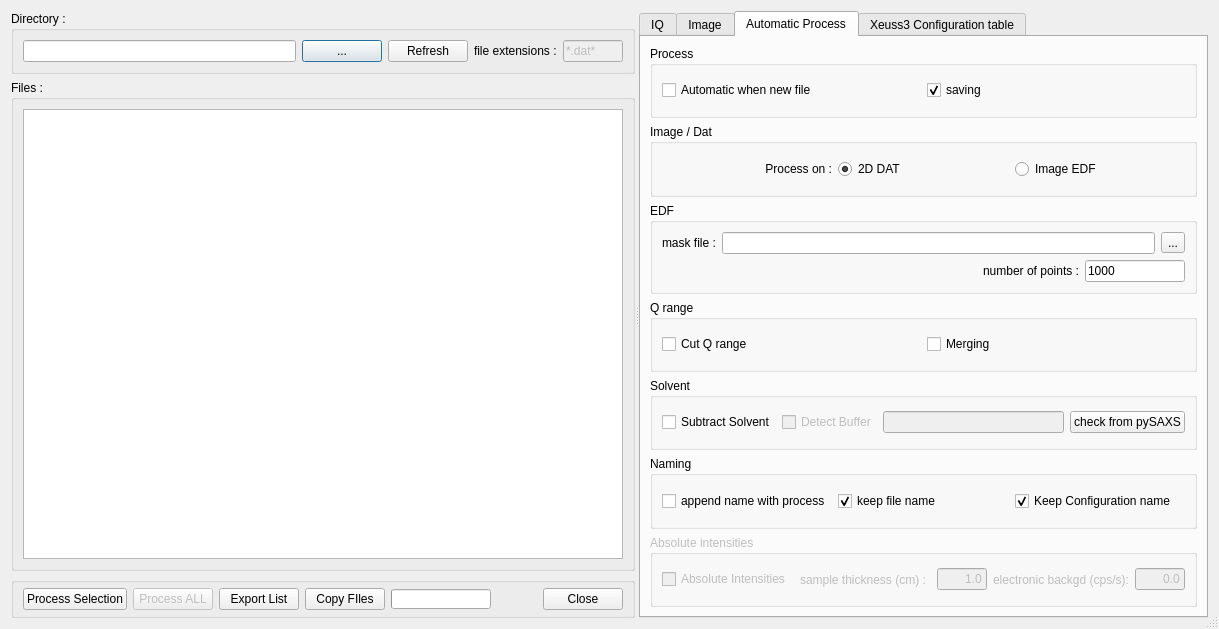
<?xml version="1.0" encoding="UTF-8"?>
<ui version="4.0">
 <class>surveyorDialog</class>
 <widget class="QDialog" name="surveyorDialog">
  <property name="geometry">
   <rect>
    <x>0</x>
    <y>0</y>
    <width>1219</width>
    <height>629</height>
   </rect>
  </property>
  <property name="windowTitle">
   <string>dlgSurveyor</string>
  </property>
  <property name="sizeGripEnabled">
   <bool>true</bool>
  </property>
  <layout class="QVBoxLayout" name="verticalLayout_2">
   <item>
    <widget class="QSplitter" name="splitter">
     <property name="orientation">
      <enum>Qt::Horizontal</enum>
     </property>
     <property name="opaqueResize">
      <bool>true</bool>
     </property>
     <property name="childrenCollapsible">
      <bool>false</bool>
     </property>
     <widget class="QWidget" name="layoutWidget_3">
      <layout class="QVBoxLayout" name="verticalLayout_15">
       <item>
        <widget class="QGroupBox" name="groupBox_16">
         <property name="minimumSize">
          <size>
           <width>0</width>
           <height>50</height>
          </size>
         </property>
         <property name="maximumSize">
          <size>
           <width>16777215</width>
           <height>70</height>
          </size>
         </property>
         <property name="title">
          <string>Directory :</string>
         </property>
         <layout class="QHBoxLayout" name="horizontalLayout_12">
          <item>
           <widget class="QLineEdit" name="DirTxt">
            <property name="minimumSize">
             <size>
              <width>0</width>
              <height>20</height>
             </size>
            </property>
           </widget>
          </item>
          <item>
           <widget class="QPushButton" name="changeDirButton">
            <property name="minimumSize">
             <size>
              <width>0</width>
              <height>20</height>
             </size>
            </property>
            <property name="text">
             <string>...</string>
            </property>
           </widget>
          </item>
          <item>
           <widget class="QPushButton" name="btnExtUpdate">
            <property name="minimumSize">
             <size>
              <width>30</width>
              <height>20</height>
             </size>
            </property>
            <property name="text">
             <string>Refresh</string>
            </property>
            <property name="flat">
             <bool>false</bool>
            </property>
           </widget>
          </item>
          <item>
           <widget class="QLabel" name="labelFileExtensions_3">
            <property name="text">
             <string>file extensions :</string>
            </property>
           </widget>
          </item>
          <item>
           <widget class="QLineEdit" name="extensionTxt">
            <property name="enabled">
             <bool>false</bool>
            </property>
            <property name="maximumSize">
             <size>
              <width>60</width>
              <height>16777215</height>
             </size>
            </property>
            <property name="text">
             <string>*.dat*</string>
            </property>
            <property name="readOnly">
             <bool>true</bool>
            </property>
           </widget>
          </item>
         </layout>
        </widget>
       </item>
       <item>
        <widget class="QGroupBox" name="groupBox_17">
         <property name="title">
          <string>Files :</string>
         </property>
         <layout class="QGridLayout" name="gridLayout_3">
          <item row="0" column="0">
           <widget class="QTableWidget" name="tableWidget">
            <property name="minimumSize">
             <size>
              <width>600</width>
              <height>0</height>
             </size>
            </property>
            <property name="maximumSize">
             <size>
              <width>16777215</width>
              <height>16777215</height>
             </size>
            </property>
            <property name="alternatingRowColors">
             <bool>true</bool>
            </property>
            <property name="showGrid">
             <bool>false</bool>
            </property>
            <property name="sortingEnabled">
             <bool>true</bool>
            </property>
            <property name="columnCount">
             <number>0</number>
            </property>
            <attribute name="verticalHeaderVisible">
             <bool>false</bool>
            </attribute>
           </widget>
          </item>
         </layout>
        </widget>
       </item>
       <item>
        <widget class="QGroupBox" name="groupBox">
         <property name="minimumSize">
          <size>
           <width>0</width>
           <height>30</height>
          </size>
         </property>
         <property name="maximumSize">
          <size>
           <width>16777215</width>
           <height>50</height>
          </size>
         </property>
         <property name="title">
          <string/>
         </property>
         <layout class="QHBoxLayout" name="horizontalLayout_6">
          <property name="topMargin">
           <number>5</number>
          </property>
          <property name="bottomMargin">
           <number>5</number>
          </property>
          <item>
           <widget class="QPushButton" name="btnProcessSelection">
            <property name="text">
             <string>Process Selection</string>
            </property>
           </widget>
          </item>
          <item>
           <widget class="QPushButton" name="btnProcessALL">
            <property name="enabled">
             <bool>false</bool>
            </property>
            <property name="text">
             <string>Process ALL</string>
            </property>
           </widget>
          </item>
          <item>
           <widget class="QPushButton" name="btnExportList">
            <property name="text">
             <string>Export List</string>
            </property>
           </widget>
          </item>
          <item>
           <widget class="QPushButton" name="btnCopyFiles">
            <property name="text">
             <string>Copy FIles</string>
            </property>
           </widget>
          </item>
          <item>
           <widget class="QProgressBar" name="progressBar">
            <property name="maximumSize">
             <size>
              <width>100</width>
              <height>20</height>
             </size>
            </property>
            <property name="autoFillBackground">
             <bool>false</bool>
            </property>
            <property name="value">
             <number>0</number>
            </property>
            <property name="textVisible">
             <bool>false</bool>
            </property>
            <property name="orientation">
             <enum>Qt::Horizontal</enum>
            </property>
           </widget>
          </item>
          <item>
           <widget class="QDialogButtonBox" name="buttonClose">
            <property name="standardButtons">
             <set>QDialogButtonBox::Close</set>
            </property>
           </widget>
          </item>
         </layout>
        </widget>
       </item>
       <item>
        <layout class="QHBoxLayout" name="horizontalLayout_22"/>
       </item>
      </layout>
     </widget>
     <widget class="QTabWidget" name="tabWidget">
      <property name="currentIndex">
       <number>2</number>
      </property>
      <widget class="QWidget" name="tab_14">
       <attribute name="title">
        <string>IQ</string>
       </attribute>
       <layout class="QVBoxLayout" name="verticalLayout_3">
        <item>
         <layout class="QVBoxLayout" name="verticalLayoutIQ">
          <item>
           <widget class="MatplotlibWidget" name="matplotlibwidget" native="true">
            <property name="minimumSize">
             <size>
              <width>300</width>
              <height>0</height>
             </size>
            </property>
           </widget>
          </item>
         </layout>
        </item>
       </layout>
      </widget>
      <widget class="QWidget" name="tab_15">
       <attribute name="title">
        <string>Image</string>
       </attribute>
       <layout class="QVBoxLayout" name="verticalLayout">
        <property name="spacing">
         <number>1</number>
        </property>
        <property name="topMargin">
         <number>0</number>
        </property>
        <property name="bottomMargin">
         <number>0</number>
        </property>
        <item>
         <layout class="QVBoxLayout" name="verticalLayoutEDF">
          <item>
           <widget class="MatplotlibWidget" name="matplotlibwidgetEDF" native="true">
            <property name="minimumSize">
             <size>
              <width>300</width>
              <height>0</height>
             </size>
            </property>
           </widget>
          </item>
         </layout>
        </item>
        <item>
         <widget class="QLabel" name="lblEDFFile">
          <property name="maximumSize">
           <size>
            <width>16777215</width>
            <height>20</height>
           </size>
          </property>
          <property name="text">
           <string>filename</string>
          </property>
          <property name="textFormat">
           <enum>Qt::AutoText</enum>
          </property>
          <property name="alignment">
           <set>Qt::AlignCenter</set>
          </property>
         </widget>
        </item>
        <item>
         <widget class="QGroupBox" name="groupBox_5">
          <property name="maximumSize">
           <size>
            <width>16777215</width>
            <height>60</height>
           </size>
          </property>
          <property name="title">
           <string>Z Values</string>
          </property>
          <property name="flat">
           <bool>true</bool>
          </property>
          <layout class="QHBoxLayout" name="horizontalLayout_4">
           <property name="topMargin">
            <number>0</number>
           </property>
           <property name="bottomMargin">
            <number>0</number>
           </property>
           <item>
            <widget class="QLabel" name="Minvalue">
             <property name="text">
              <string>Min Value :</string>
             </property>
             <property name="alignment">
              <set>Qt::AlignRight|Qt::AlignTrailing|Qt::AlignVCenter</set>
             </property>
            </widget>
           </item>
           <item>
            <widget class="QLineEdit" name="edtZmin">
             <property name="maximumSize">
              <size>
               <width>75</width>
               <height>16777215</height>
              </size>
             </property>
             <property name="text">
              <string>0</string>
             </property>
            </widget>
           </item>
           <item>
            <widget class="QLabel" name="label_2">
             <property name="text">
              <string>Max Value :</string>
             </property>
             <property name="alignment">
              <set>Qt::AlignRight|Qt::AlignTrailing|Qt::AlignVCenter</set>
             </property>
            </widget>
           </item>
           <item>
            <widget class="QLineEdit" name="edtZmax">
             <property name="minimumSize">
              <size>
               <width>0</width>
               <height>0</height>
              </size>
             </property>
             <property name="maximumSize">
              <size>
               <width>75</width>
               <height>16777215</height>
              </size>
             </property>
             <property name="text">
              <string>10000</string>
             </property>
            </widget>
           </item>
           <item>
            <widget class="QRadioButton" name="radioButton_lin">
             <property name="text">
              <string>lin</string>
             </property>
             <property name="checked">
              <bool>true</bool>
             </property>
            </widget>
           </item>
           <item>
            <widget class="QRadioButton" name="radioButton_log">
             <property name="text">
              <string>log</string>
             </property>
            </widget>
           </item>
           <item>
            <widget class="QPushButton" name="btnZApply">
             <property name="text">
              <string>Apply</string>
             </property>
            </widget>
           </item>
           <item>
            <widget class="QPushButton" name="btnReset">
             <property name="text">
              <string>Reset</string>
             </property>
            </widget>
           </item>
          </layout>
         </widget>
        </item>
        <item>
         <widget class="QGroupBox" name="groupBox_4">
          <property name="maximumSize">
           <size>
            <width>16777215</width>
            <height>50</height>
           </size>
          </property>
          <property name="title">
           <string>Circles</string>
          </property>
          <property name="flat">
           <bool>true</bool>
          </property>
          <layout class="QHBoxLayout" name="horizontalLayout_3">
           <item>
            <widget class="QCheckBox" name="chkDisplayCircles">
             <property name="text">
              <string>Display Circles</string>
             </property>
            </widget>
           </item>
           <item>
            <widget class="QLineEdit" name="edit_Q">
             <property name="minimumSize">
              <size>
               <width>50</width>
               <height>0</height>
              </size>
             </property>
             <property name="maximumSize">
              <size>
               <width>75</width>
               <height>16777215</height>
              </size>
             </property>
             <property name="text">
              <string>0.1</string>
             </property>
             <property name="alignment">
              <set>Qt::AlignRight|Qt::AlignTrailing|Qt::AlignVCenter</set>
             </property>
            </widget>
           </item>
           <item>
            <widget class="QLabel" name="label_6">
             <property name="minimumSize">
              <size>
               <width>50</width>
               <height>0</height>
              </size>
             </property>
             <property name="maximumSize">
              <size>
               <width>100</width>
               <height>16777215</height>
              </size>
             </property>
             <property name="text">
              <string>Q (A-1)</string>
             </property>
             <property name="alignment">
              <set>Qt::AlignLeading|Qt::AlignLeft|Qt::AlignVCenter</set>
             </property>
             <property name="wordWrap">
              <bool>true</bool>
             </property>
            </widget>
           </item>
           <item>
            <widget class="QCheckBox" name="chkDisplayQmin">
             <property name="text">
              <string>Display qmin</string>
             </property>
            </widget>
           </item>
          </layout>
         </widget>
        </item>
       </layout>
      </widget>
      <widget class="QWidget" name="tab_16">
       <attribute name="title">
        <string>Automatic Process</string>
       </attribute>
       <layout class="QVBoxLayout" name="verticalLayout_18">
        <item>
         <layout class="QVBoxLayout" name="verticalLayout_19">
          <item>
           <widget class="QGroupBox" name="groupBox_18">
            <property name="title">
             <string>Process</string>
            </property>
            <layout class="QHBoxLayout" name="horizontalLayout_24">
             <item>
              <widget class="QCheckBox" name="chkAutomaticProcess">
               <property name="text">
                <string>Automatic when new file</string>
               </property>
               <property name="checked">
                <bool>false</bool>
               </property>
              </widget>
             </item>
             <item>
              <widget class="QCheckBox" name="chkAutomaticSaving">
               <property name="text">
                <string>saving</string>
               </property>
               <property name="checked">
                <bool>true</bool>
               </property>
              </widget>
             </item>
            </layout>
           </widget>
          </item>
          <item>
           <widget class="QGroupBox" name="groupBox_2">
            <property name="title">
             <string>Image / Dat</string>
            </property>
            <layout class="QHBoxLayout" name="horizontalLayout">
             <item>
              <widget class="QLabel" name="label">
               <property name="text">
                <string>Process on :</string>
               </property>
               <property name="alignment">
                <set>Qt::AlignRight|Qt::AlignTrailing|Qt::AlignVCenter</set>
               </property>
              </widget>
             </item>
             <item>
              <widget class="QRadioButton" name="radioButton_DAT">
               <property name="text">
                <string>2D DAT</string>
               </property>
               <property name="checked">
                <bool>true</bool>
               </property>
              </widget>
             </item>
             <item>
              <widget class="QRadioButton" name="radioButton_EDF">
               <property name="text">
                <string>Image EDF</string>
               </property>
              </widget>
             </item>
            </layout>
           </widget>
          </item>
          <item>
           <widget class="QGroupBox" name="groupBox_3">
            <property name="title">
             <string>EDF </string>
            </property>
            <layout class="QVBoxLayout" name="verticalLayout_4">
             <item>
              <layout class="QHBoxLayout" name="horizontalLayout_2">
               <item>
                <widget class="QLabel" name="label_3">
                 <property name="text">
                  <string>mask file :</string>
                 </property>
                </widget>
               </item>
               <item>
                <widget class="QLineEdit" name="edtMaskFileName"/>
               </item>
               <item>
                <widget class="QToolButton" name="btnLoadMask">
                 <property name="text">
                  <string>...</string>
                 </property>
                </widget>
               </item>
              </layout>
             </item>
             <item>
              <layout class="QHBoxLayout" name="horizontalLayout_5">
               <item>
                <widget class="QLabel" name="label_4">
                 <property name="text">
                  <string>number of points :</string>
                 </property>
                 <property name="alignment">
                  <set>Qt::AlignRight|Qt::AlignTrailing|Qt::AlignVCenter</set>
                 </property>
                </widget>
               </item>
               <item>
                <widget class="QLineEdit" name="edtPyFAINbOfPoints">
                 <property name="maximumSize">
                  <size>
                   <width>100</width>
                   <height>16777215</height>
                  </size>
                 </property>
                 <property name="text">
                  <string>1000</string>
                 </property>
                </widget>
               </item>
              </layout>
             </item>
            </layout>
           </widget>
          </item>
          <item>
           <widget class="QGroupBox" name="Par_3">
            <property name="minimumSize">
             <size>
              <width>0</width>
              <height>50</height>
             </size>
            </property>
            <property name="maximumSize">
             <size>
              <width>16777215</width>
              <height>16777215</height>
             </size>
            </property>
            <property name="title">
             <string>Q range</string>
            </property>
            <layout class="QHBoxLayout" name="horizontalLayout_25">
             <item>
              <widget class="QCheckBox" name="chkCutQRange">
               <property name="text">
                <string>Cut Q range</string>
               </property>
              </widget>
             </item>
             <item>
              <widget class="QCheckBox" name="chkMerging">
               <property name="text">
                <string>Merging</string>
               </property>
              </widget>
             </item>
            </layout>
           </widget>
          </item>
          <item>
           <widget class="QGroupBox" name="groupBox_19">
            <property name="title">
             <string>Solvent</string>
            </property>
            <layout class="QHBoxLayout" name="horizontalLayout_26">
             <item>
              <widget class="QCheckBox" name="chkSubSolvent">
               <property name="text">
                <string>Subtract Solvent</string>
               </property>
              </widget>
             </item>
             <item>
              <widget class="QCheckBox" name="chkDetectBuffer">
               <property name="enabled">
                <bool>false</bool>
               </property>
               <property name="text">
                <string>Detect Buffer</string>
               </property>
              </widget>
             </item>
             <item>
              <widget class="QLineEdit" name="solventEdit">
               <property name="enabled">
                <bool>false</bool>
               </property>
              </widget>
             </item>
             <item>
              <widget class="QPushButton" name="btnCheckSolvent">
               <property name="text">
                <string>check from pySAXS</string>
               </property>
              </widget>
             </item>
            </layout>
           </widget>
          </item>
          <item>
           <widget class="QGroupBox" name="groupBox_20">
            <property name="title">
             <string>Naming</string>
            </property>
            <layout class="QHBoxLayout" name="horizontalLayout_27">
             <item>
              <widget class="QCheckBox" name="chkAppendName">
               <property name="text">
                <string>append name with process</string>
               </property>
              </widget>
             </item>
             <item>
              <widget class="QCheckBox" name="chkKeepFileName">
               <property name="text">
                <string>keep file name</string>
               </property>
               <property name="checked">
                <bool>true</bool>
               </property>
              </widget>
             </item>
             <item>
              <widget class="QCheckBox" name="chkConfigName">
               <property name="text">
                <string>Keep Configuration name</string>
               </property>
               <property name="checked">
                <bool>true</bool>
               </property>
              </widget>
             </item>
            </layout>
           </widget>
          </item>
          <item>
           <widget class="QGroupBox" name="groupBox_21">
            <property name="enabled">
             <bool>false</bool>
            </property>
            <property name="title">
             <string>Absolute intensities</string>
            </property>
            <layout class="QHBoxLayout" name="horizontalLayout_28">
             <item>
              <widget class="QCheckBox" name="chkAutomaticAbsolute">
               <property name="text">
                <string>Absolute Intensities</string>
               </property>
              </widget>
             </item>
             <item>
              <widget class="QLabel" name="label_12">
               <property name="text">
                <string>sample thickness (cm) :</string>
               </property>
              </widget>
             </item>
             <item>
              <widget class="QLineEdit" name="thicknessEdit">
               <property name="maximumSize">
                <size>
                 <width>50</width>
                 <height>16777215</height>
                </size>
               </property>
               <property name="layoutDirection">
                <enum>Qt::LeftToRight</enum>
               </property>
               <property name="text">
                <string>1.0</string>
               </property>
               <property name="alignment">
                <set>Qt::AlignRight|Qt::AlignTrailing|Qt::AlignVCenter</set>
               </property>
              </widget>
             </item>
             <item>
              <widget class="QLabel" name="label_13">
               <property name="text">
                <string>electronic backgd (cps/s):</string>
               </property>
              </widget>
             </item>
             <item>
              <widget class="QLineEdit" name="backgdEdit">
               <property name="maximumSize">
                <size>
                 <width>50</width>
                 <height>16777215</height>
                </size>
               </property>
               <property name="text">
                <string>0.0</string>
               </property>
               <property name="alignment">
                <set>Qt::AlignRight|Qt::AlignTrailing|Qt::AlignVCenter</set>
               </property>
              </widget>
             </item>
            </layout>
           </widget>
          </item>
         </layout>
        </item>
       </layout>
      </widget>
      <widget class="QWidget" name="tab_17">
       <attribute name="title">
        <string>Xeuss3 Configuration table</string>
       </attribute>
       <layout class="QVBoxLayout" name="verticalLayout_20">
        <item>
         <widget class="QTableView" name="tableView"/>
        </item>
        <item>
         <widget class="QGroupBox" name="groupBox_22">
          <property name="title">
           <string>File :</string>
          </property>
          <layout class="QHBoxLayout" name="horizontalLayout_29">
           <item>
            <widget class="QLineEdit" name="edtXeussConfFile">
             <property name="minimumSize">
              <size>
               <width>300</width>
               <height>20</height>
              </size>
             </property>
            </widget>
           </item>
           <item>
            <widget class="QPushButton" name="btnSelectXeussConfFile">
             <property name="text">
              <string>...</string>
             </property>
            </widget>
           </item>
          </layout>
         </widget>
        </item>
       </layout>
      </widget>
     </widget>
    </widget>
   </item>
  </layout>
 </widget>
 <customwidgets>
  <customwidget>
   <class>MatplotlibWidget</class>
   <extends>QWidget</extends>
   <header>matplotlibwidget</header>
  </customwidget>
 </customwidgets>
 <resources/>
 <connections>
  <connection>
   <sender>buttonClose</sender>
   <signal>clicked(QAbstractButton*)</signal>
   <receiver>surveyorDialog</receiver>
   <slot>close()</slot>
   <hints>
    <hint type="sourcelabel">
     <x>832</x>
     <y>594</y>
    </hint>
    <hint type="destinationlabel">
     <x>609</x>
     <y>314</y>
    </hint>
   </hints>
  </connection>
 </connections>
</ui>
